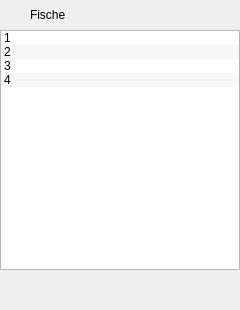
<?xml version="1.0" encoding="UTF-8"?>
<ui version="4.0">
 <class>MainWindow</class>
 <widget class="QMainWindow" name="MainWindow">
  <property name="windowModality">
   <enum>Qt::NonModal</enum>
  </property>
  <property name="geometry">
   <rect>
    <x>0</x>
    <y>0</y>
    <width>240</width>
    <height>310</height>
   </rect>
  </property>
  <property name="minimumSize">
   <size>
    <width>240</width>
    <height>310</height>
   </size>
  </property>
  <property name="maximumSize">
   <size>
    <width>240</width>
    <height>310</height>
   </size>
  </property>
  <property name="contextMenuPolicy">
   <enum>Qt::DefaultContextMenu</enum>
  </property>
  <property name="windowTitle">
   <string/>
  </property>
  <property name="windowIcon">
   <iconset resource="../../fische.qrc">
    <normaloff>:/images/fische.png</normaloff>:/images/fische.png</iconset>
  </property>
  <property name="tabShape">
   <enum>QTabWidget::Rounded</enum>
  </property>
  <widget class="QWidget" name="centralwidget">
   <property name="minimumSize">
    <size>
     <width>0</width>
     <height>310</height>
    </size>
   </property>
   <property name="maximumSize">
    <size>
     <width>16777215</width>
     <height>310</height>
    </size>
   </property>
   <property name="styleSheet">
    <string notr="true"/>
   </property>
   <layout class="QVBoxLayout" name="verticalLayout" stretch="0,0,0">
    <property name="spacing">
     <number>0</number>
    </property>
    <property name="leftMargin">
     <number>0</number>
    </property>
    <property name="topMargin">
     <number>0</number>
    </property>
    <property name="rightMargin">
     <number>0</number>
    </property>
    <property name="bottomMargin">
     <number>0</number>
    </property>
    <item>
     <widget class="QWidget" name="toolWidget" native="true">
      <property name="minimumSize">
       <size>
        <width>0</width>
        <height>30</height>
       </size>
      </property>
      <property name="maximumSize">
       <size>
        <width>16777215</width>
        <height>30</height>
       </size>
      </property>
      <property name="styleSheet">
       <string notr="true">border-top-left-radius:10px;
border-top-right-radius:10px;</string>
      </property>
      <widget class="QPushButton" name="closeBtn">
       <property name="geometry">
        <rect>
         <x>210</x>
         <y>0</y>
         <width>30</width>
         <height>30</height>
        </rect>
       </property>
       <property name="minimumSize">
        <size>
         <width>30</width>
         <height>30</height>
        </size>
       </property>
       <property name="maximumSize">
        <size>
         <width>30</width>
         <height>30</height>
        </size>
       </property>
       <property name="styleSheet">
        <string notr="true">border:none;
background-color: rgba(255, 255, 255, 0);</string>
       </property>
       <property name="text">
        <string/>
       </property>
      </widget>
      <widget class="QPushButton" name="minBtn">
       <property name="geometry">
        <rect>
         <x>180</x>
         <y>0</y>
         <width>30</width>
         <height>30</height>
        </rect>
       </property>
       <property name="minimumSize">
        <size>
         <width>30</width>
         <height>30</height>
        </size>
       </property>
       <property name="maximumSize">
        <size>
         <width>30</width>
         <height>30</height>
        </size>
       </property>
       <property name="styleSheet">
        <string notr="true">border:none;
background-color: rgba(255, 255, 255, 0);</string>
       </property>
       <property name="text">
        <string/>
       </property>
      </widget>
      <widget class="QPushButton" name="iconBtn">
       <property name="geometry">
        <rect>
         <x>0</x>
         <y>0</y>
         <width>30</width>
         <height>30</height>
        </rect>
       </property>
       <property name="minimumSize">
        <size>
         <width>30</width>
         <height>30</height>
        </size>
       </property>
       <property name="maximumSize">
        <size>
         <width>30</width>
         <height>30</height>
        </size>
       </property>
       <property name="styleSheet">
        <string notr="true">border:none;
background-color: rgba(255, 255, 255, 0);</string>
       </property>
       <property name="text">
        <string/>
       </property>
       <property name="icon">
        <iconset resource="../../fische.qrc">
         <normaloff>:/images/fische.ico</normaloff>:/images/fische.ico</iconset>
       </property>
      </widget>
      <widget class="QLabel" name="label">
       <property name="geometry">
        <rect>
         <x>30</x>
         <y>0</y>
         <width>54</width>
         <height>30</height>
        </rect>
       </property>
       <property name="minimumSize">
        <size>
         <width>0</width>
         <height>30</height>
        </size>
       </property>
       <property name="maximumSize">
        <size>
         <width>16777215</width>
         <height>30</height>
        </size>
       </property>
       <property name="styleSheet">
        <string notr="true">border:none;
background-color: rgba(255, 255, 255, 0);</string>
       </property>
       <property name="text">
        <string>Fische</string>
       </property>
      </widget>
     </widget>
    </item>
    <item>
     <widget class="QListWidget" name="bookListWidget">
      <property name="minimumSize">
       <size>
        <width>0</width>
        <height>240</height>
       </size>
      </property>
      <property name="maximumSize">
       <size>
        <width>16777215</width>
        <height>240</height>
       </size>
      </property>
      <property name="autoFillBackground">
       <bool>false</bool>
      </property>
      <property name="styleSheet">
       <string notr="true"/>
      </property>
      <property name="lineWidth">
       <number>1</number>
      </property>
      <property name="verticalScrollBarPolicy">
       <enum>Qt::ScrollBarAlwaysOff</enum>
      </property>
      <property name="horizontalScrollBarPolicy">
       <enum>Qt::ScrollBarAlwaysOff</enum>
      </property>
      <property name="autoScrollMargin">
       <number>0</number>
      </property>
      <property name="alternatingRowColors">
       <bool>true</bool>
      </property>
      <property name="movement">
       <enum>QListView::Free</enum>
      </property>
      <property name="flow">
       <enum>QListView::TopToBottom</enum>
      </property>
      <property name="currentRow">
       <number>-1</number>
      </property>
      <property name="sortingEnabled">
       <bool>false</bool>
      </property>
      <item>
       <property name="text">
        <string>1</string>
       </property>
      </item>
      <item>
       <property name="text">
        <string>2</string>
       </property>
      </item>
      <item>
       <property name="text">
        <string>3</string>
       </property>
      </item>
      <item>
       <property name="text">
        <string>4</string>
       </property>
      </item>
     </widget>
    </item>
    <item>
     <widget class="QPushButton" name="addBtn">
      <property name="enabled">
       <bool>true</bool>
      </property>
      <property name="minimumSize">
       <size>
        <width>0</width>
        <height>40</height>
       </size>
      </property>
      <property name="maximumSize">
       <size>
        <width>16777215</width>
        <height>40</height>
       </size>
      </property>
      <property name="autoFillBackground">
       <bool>false</bool>
      </property>
      <property name="styleSheet">
       <string notr="true">font: 24pt &quot;Agency FB&quot;;
border-bottom-left-radius:10px;
border-bottom-right-radius:10px;
border:none;
</string>
      </property>
      <property name="text">
       <string/>
      </property>
      <property name="iconSize">
       <size>
        <width>40</width>
        <height>40</height>
       </size>
      </property>
      <property name="flat">
       <bool>false</bool>
      </property>
     </widget>
    </item>
   </layout>
  </widget>
 </widget>
 <resources>
  <include location="../../fische.qrc"/>
 </resources>
 <connections/>
</ui>
